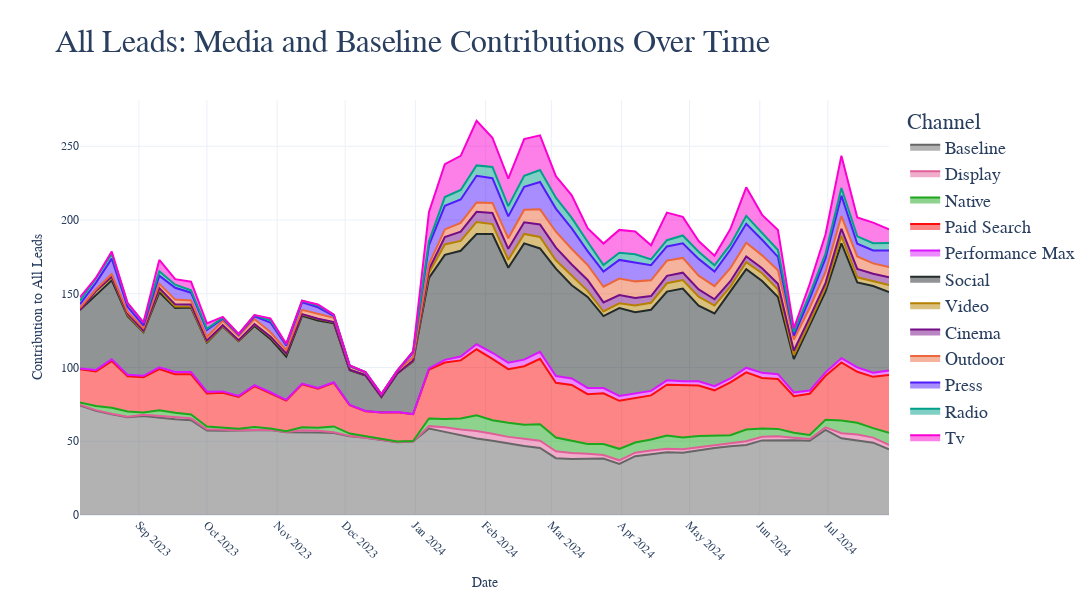

This figure's notebook cell:
### Code cell
import pandas as pd
import plotly.express as px
import plotly.graph_objects as go
from plotly.colors import qualitative
from lightweight_mmm import plot

# Extract the contribution data
contribution_df = plot.create_media_baseline_contribution_df(
    media_mix_model=mmm,
    target_scaler=target_scaler,
    channel_names=channel_names
)

# Create a date column
date_range = pd.date_range(start=start_date, periods=len(contribution_df), freq='W')
contribution_df['date'] = date_range

# Identify contribution columns
contribution_cols = [col for col in contribution_df.columns if 'contribution' in col]
baseline_col = [col for col in contribution_cols if 'baseline' in col][0]
media_cols = [col for col in contribution_cols if 'baseline' not in col]
ordered_cols = [baseline_col] + media_cols

# Clean legend labels
legend_labels = {
    col: col.replace('mdsp_', '').replace(' contribution', '').title()
    for col in ordered_cols
}

# Convert to long format
long_df = contribution_df.melt(
    id_vars='date',
    value_vars=ordered_cols,
    var_name='Channel',
    value_name='Contribution'
)

long_df['Channel_clean'] = long_df['Channel'].map(legend_labels)

# Use a more distinct, deeper palette
palette = qualitative.Dark24  # A large, distinct set of colors
# Option 5: Alphabet colors
#palette = qualitative.Alphabet  # 26 colors
#palette = qualitative.Light24  # 24 colors
#palette = qualitative.Vivid  # 12 colors
# Option 1: Plotly's default colors
#palette = qualitative.Plotly  # 10 colors
# Option 2: Set1 - Bright, distinct colors
#palette = qualitative.Set1  # 9 colors
# Option 3: Bold colors
#palette = qualitative.Bold  # 8 colors

num_colors = len(palette)
unique_channels = long_df['Channel_clean'].unique()

# Dynamically assign colors to channels from the Dark24 palette
channel_colors = {
    channel: palette[i % num_colors]
    for i, channel in enumerate(unique_channels)
}

# Force Baseline to be grey
if "Baseline" in channel_colors:
    channel_colors["Baseline"] = "#666666" # "#484848" #"#7F7F7F"  # a neutral grey color

# Create the area chart
fig = px.area(
    long_df,
    x='date',
    y='Contribution',
    color='Channel_clean',
    title=f"{target_variable_title}: Media and Baseline Contributions Over Time",
    labels={'Contribution': 'Contribution', 'Channel_clean': 'Channel', 'date': 'Date'},
    width=1500,
    height=600,
    template='plotly_white',
    color_discrete_map=channel_colors
)

# Update layout with preferred styling
fig.update_layout(
    go.Layout(
        title_font=dict(family="Riforma LL", size=32),
        title_pad=dict(b=48),
        title_x=0.05,
        title_y=0.95,
        legend_font=dict(family="Riforma LL", size=18),
        font=dict(family="Riforma LL"),
        xaxis_title="Date",
        yaxis_title=f"Contribution to {target_variable_title}",
        legend_title="Channel",
        showlegend=True,
        xaxis=dict(
            tickformat="%b %Y",
            tickangle=45,
            tickmode='auto',
            nticks=20
        )
    )
)

fig.show()
